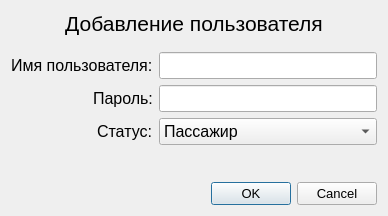
<?xml version="1.0" encoding="UTF-8"?>
<ui version="4.0">
 <class>Dialog_AddUser</class> 
 <widget class="QDialog" name="Dialog_AddUser">
  <property name="geometry">
   <rect>
    <x>0</x>
    <y>0</y>
    <width>388</width>
    <height>216</height>
   </rect>
  </property>
  <property name="windowTitle">
   <string>Dialog</string>
  </property>
  <layout class="QVBoxLayout" name="verticalLayout">
   <item>
    <widget class="QLabel" name="mainLabel">
     <property name="font">
      <font>
       <pointsize>16</pointsize>
      </font>
     </property>
     <property name="text">
      <string>Добавление пользователя</string>
     </property>
     <property name="alignment">
      <set>Qt::AlignCenter</set>
     </property>
    </widget>
   </item>
   <item>
    <spacer name="verticalSpacer">
     <property name="orientation">
      <enum>Qt::Vertical</enum>
     </property>
     <property name="sizeHint" stdset="0">
      <size>
       <width>20</width>
       <height>40</height>
      </size>
     </property>
    </spacer>
   </item>
   <item>
    <layout class="QFormLayout" name="formLayout">
     <property name="labelAlignment">
      <set>Qt::AlignRight|Qt::AlignTrailing|Qt::AlignVCenter</set>
     </property>
     <item row="0" column="0">
      <widget class="QLabel" name="labelLogin">
       <property name="font">
        <font>
         <pointsize>12</pointsize>
        </font>
       </property>
       <property name="text">
        <string>Имя пользователя:</string>
       </property>
      </widget>
     </item>
     <item row="1" column="0">
      <widget class="QLabel" name="labelPassword">
       <property name="font">
        <font>
         <pointsize>12</pointsize>
        </font>
       </property>
       <property name="text">
        <string>Пароль:</string>
       </property>
      </widget>
     </item>
     <item row="2" column="0">
      <widget class="QLabel" name="labelStatus">
       <property name="font">
        <font>
         <pointsize>12</pointsize>
        </font>
       </property>
       <property name="text">
        <string>Статус:</string>
       </property>
      </widget>
     </item>
     <item row="0" column="1">
      <widget class="QLineEdit" name="login">
       <property name="font">
        <font>
         <pointsize>12</pointsize>
        </font>
       </property>
      </widget>
     </item>
     <item row="1" column="1">
      <widget class="QLineEdit" name="password">
       <property name="font">
        <font>
         <pointsize>12</pointsize>
        </font>
       </property>
       <property name="echoMode">
        <enum>QLineEdit::Password</enum>
       </property>
      </widget>
     </item>
     <item row="2" column="1">
      <widget class="QComboBox" name="status">
       <property name="font">
        <font>
         <pointsize>12</pointsize>
        </font>
       </property>
       <item>
        <property name="text">
         <string>Пассажир</string>
        </property>
       </item>
       <item>
        <property name="text">
         <string>Кассир</string>
        </property>
       </item>
       <item>
        <property name="text">
         <string>Администратор</string>
        </property>
       </item>
      </widget>
     </item>
    </layout>
   </item>
   <item>
    <widget class="QLabel" name="labelError">
     <property name="font">
      <font>
       <pointsize>10</pointsize>
      </font>
     </property>
     <property name="styleSheet">
      <string notr="true">QLabel { color: rgb(240, 0, 0); }</string>
     </property>
     <property name="text">
      <string/>
     </property>
     <property name="alignment">
      <set>Qt::AlignCenter</set>
     </property>
    </widget>
   </item>
   <item>
    <spacer name="verticalSpacer_2">
     <property name="orientation">
      <enum>Qt::Vertical</enum>
     </property>
     <property name="sizeHint" stdset="0">
      <size>
       <width>20</width>
       <height>40</height>
      </size>
     </property>
    </spacer>
   </item>
   <item>
    <widget class="QDialogButtonBox" name="buttonBox">
     <property name="font">
      <font>
       <pointsize>10</pointsize>
      </font>
     </property>
     <property name="standardButtons">
      <set>QDialogButtonBox::Cancel|QDialogButtonBox::Ok</set>
     </property>
    </widget>
   </item>
  </layout>
 </widget>
 <resources/>
 <connections>
  <connection>
   <sender>buttonBox</sender>
   <signal>accepted()</signal>
   <receiver>Dialog_AddUser</receiver>
   <slot>accept()</slot>
   <hints>
    <hint type="sourcelabel">
     <x>193</x>
     <y>194</y>
    </hint>
    <hint type="destinationlabel">
     <x>193</x>
     <y>107</y>
    </hint>
   </hints>
  </connection>
  <connection>
   <sender>buttonBox</sender>
   <signal>rejected()</signal>
   <receiver>Dialog_AddUser</receiver>
   <slot>reject()</slot>
   <hints>
    <hint type="sourcelabel">
     <x>193</x>
     <y>194</y>
    </hint>
    <hint type="destinationlabel">
     <x>193</x>
     <y>107</y>
    </hint>
   </hints>
  </connection>
 </connections>
</ui>
